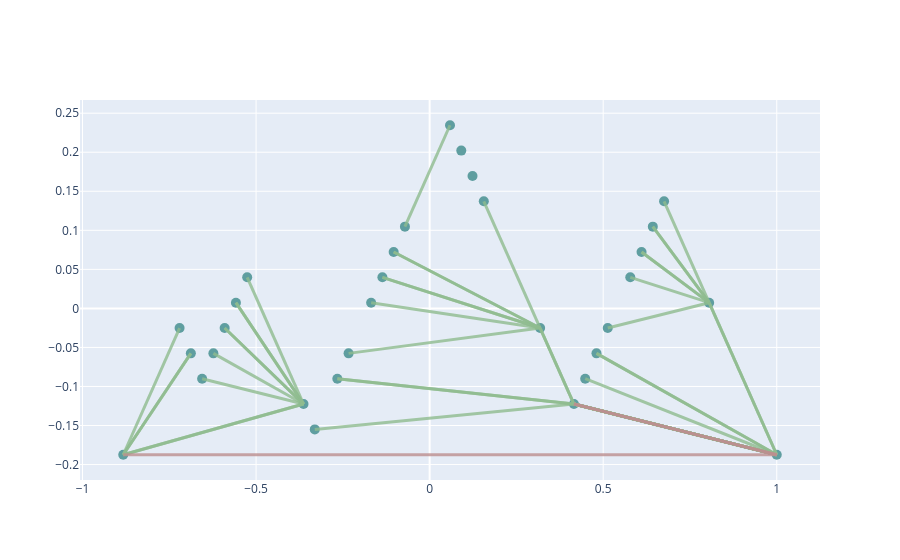
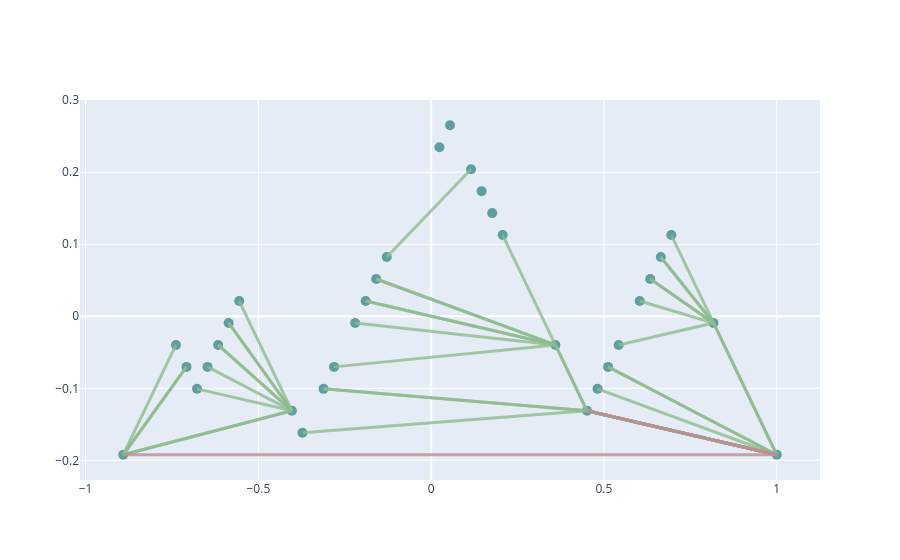

Write notebook code for charts like these, in order.
### Markdown cell above
# Nodes

### Code cell
from pypsa.plot import PlotAccessor

for run in runs:
    print(run)
    plotter = PlotAccessor(n[run])
    plotter.iplot()

### Figure 1 — Plotly figure (JSON) as saved in the notebook; plotly's stock layout.template omitted (floating-point values rounded to 4 significant figures)
{"data": [{"hoverinfo": "text", "marker": {"color": "cadetblue", "size": 10}, "mode": "markers", "opacity": 1, "text": ["Bus CH0 0", "Bus DE0 0", "Bus DE0 1", "Bus EU", "Bus co2 atmosphere", "Bus co2 stored", "Bus co2 sequestered", "Bus CH0 0 H2", "Bus DE0 0 H2", "Bus DE0 1 H2", "Bus CH0 0 battery", "Bus DE0 0 battery", "Bus DE0 1 battery", "Bus CH0 0 EV battery", "Bus DE0 0 EV battery", "Bus DE0 1 EV battery", "Bus CH0 0 urban central heat", "Bus DE0 0 urban central heat", "Bus DE0 1 urban central heat", "Bus CH0 0 low voltage", "Bus DE0 0 low voltage", "Bus DE0 1 low voltage", "Bus CH0 0 home battery", "Bus DE0 0 home battery", "Bus DE0 1 home battery", "Bus CH0 0 rural heat", "Bus CH0 0 urban decentral heat", "Bus DE0 0 rural heat", "Bus DE0 0 urban decentral heat", "Bus DE0 1 rural heat", "Bus DE0 1 urban decentral heat"], "type": "scatter", "x": [-0.8827, 0.4157, 1.0, 0.1236, 0.0911, -0.0712, 0.05864, -0.7204, -0.3309, 0.4482, -0.688, -0.266, 0.4806, -0.6555, -0.2335, 0.5131, -0.623, -0.1686, 0.578, -0.3634, 0.3183, 0.8052, -0.5906, -0.1361, 0.6105, -0.5581, -0.5257, -0.1037, 0.156, 0.6429, 0.6754], "y": [-0.1874, -0.1225, -0.1874, 0.1696, 0.2021, 0.1047, 0.2346, -0.02513, -0.155, -0.09005, -0.05759, -0.09005, -0.05759, -0.09005, -0.05759, -0.02513, -0.05759, 0.00733, 0.03979, -0.1225, -0.02513, 0.00733, -0.02513, 0.03979, 0.07225, 0.00733, 0.03979, 0.07225, 0.1372, 0.1047, 0.1372]}, {"hoverinfo": "text", "marker": {"opacity": 0}, "mode": "markers", "text": ["Link TYNDP2020_2_NEP_DC4", "Link DC31", "Link DC32", "Link DC40", "Link DC40plus", "Link co2 sequestered", "Link CH0 0 H2 Electrolysis", "Link DE0 0 H2 Electrolysis", "Link DE0 1 H2 Electrolysis", "Link CH0 0 battery charger", "Link DE0 0 battery charger", "Link DE0 1 battery charger", "Link CH0 0 battery discharger", "Link DE0 0 battery discharger", "Link DE0 1 battery discharger", "Link CH0 0 BEV charger", "Link DE0 0 BEV charger", "Link DE0 1 BEV charger", "Link CH0 0 urban central air heat pump", "Link DE0 0 urban central air heat pump", "Link DE0 1 urban central air heat pump", "Link CH0 0 electricity distribution grid", "Link DE0 0 electricity distribution grid", "Link DE0 1 electricity distribution grid", "Link CH0 0 home battery charger", "Link DE0 0 home battery charger", "Link DE0 1 home battery charger", "Link CH0 0 home battery discharger", "Link DE0 0 home battery discharger", "Link DE0 1 home battery discharger", "Link TYNDP2020_2_NEP_DC4-reversed", "Link DC31-reversed", "Link DC32-reversed", "Link DC40-reversed", "Link DC40plus-reversed", "Link CH0 0 electricity distribution grid-reversed", "Link DE0 0 electricity distribution grid-reversed", "Link DE0 1 electricity distribution grid-reversed", "Link CH0 0 rural air heat pump", "Link CH0 0 rural ground heat pump", "Link CH0 0 urban decentral air heat pump", "Link DE0 0 rural air heat pump", "Link DE0 0 rural ground heat pump", "Link DE0 0 urban decentral air heat pump", "Link DE0 1 rural air heat pump", "Link DE0 1 rural ground heat pump", "Link DE0 1 urban decentral air heat pump"], "type": "scatter", "x": [0.7079, 0.7079, 0.7079, 0.7079, 0.7079, -0.006283, -0.8016, 0.04241, 0.7241, -0.7853, 0.07487, 0.7403, -0.7853, 0.07487, 0.7403, -0.5094, 0.04241, 0.6592, -0.4932, 0.07487, 0.6916, -0.623, 0.367, 0.9026, -0.477, 0.0911, 0.7079, -0.477, 0.0911, 0.7079, 0.7079, 0.7079, 0.7079, 0.7079, 0.7079, -0.623, 0.367, 0.9026, -0.4607, -0.4607, -0.4445, 0.1073, 0.1073, 0.2372, 0.7241, 0.7241, 0.7403], "y": [-0.155, -0.155, -0.155, -0.155, -0.155, 0.1696, -0.1063, -0.1387, -0.1387, -0.1225, -0.1063, -0.1225, -0.1225, -0.1063, -0.1225, -0.1063, -0.04136, -0.008901, -0.09005, -0.008901, 0.02356, -0.155, -0.07382, -0.09005, -0.07382, 0.00733, 0.03979, -0.07382, 0.00733, 0.03979, -0.155, -0.155, -0.155, -0.155, -0.155, -0.155, -0.07382, -0.09005, -0.05759, -0.05759, -0.04136, 0.02356, 0.02356, 0.05602, 0.05602, 0.05602, 0.07225]}, {"hoverinfo": "text", "marker": {"opacity": 0}, "mode": "markers", "text": ["Line 0", "Line 1", "Line 2"], "type": "scatter", "x": [0.05864, 0.7079, 0.7079], "y": [-0.1874, -0.155, -0.155]}], "layout": {"hovermode": "closest", "shapes": [{"line": {"color": "darkseagreen", "width": 3}, "opacity": 0.8, "type": "line", "x0": 1, "x1": 0.4157, "y0": -0.1874, "y1": -0.1225}, {"line": {"color": "darkseagreen", "width": 3}, "opacity": 0.8, "type": "line", "x0": 1, "x1": 0.4157, "y0": -0.1874, "y1": -0.1225}, {"line": {"color": "darkseagreen", "width": 3}, "opacity": 0.8, "type": "line", "x0": 1, "x1": 0.4157, "y0": -0.1874, "y1": -0.1225}, {"line": {"color": "darkseagreen", "width": 3}, "opacity": 0.8, "type": "line", "x0": 1, "x1": 0.4157, "y0": -0.1874, "y1": -0.1225}, {"line": {"color": "darkseagreen", "width": 3}, "opacity": 0.8, "type": "line", "x0": 1, "x1": 0.4157, "y0": -0.1874, "y1": -0.1225}, {"line": {"color": "darkseagreen", "width": 3}, "opacity": 0.8, "type": "line", "x0": -0.0712, "x1": 0.05864, "y0": 0.1047, "y1": 0.2346}, {"line": {"color": "darkseagreen", "width": 3}, "opacity": 0.8, "type": "line", "x0": -0.8827, "x1": -0.7204, "y0": -0.1874, "y1": -0.02513}, {"line": {"color": "darkseagreen", "width": 3}, "opacity": 0.8, "type": "line", "x0": 0.4157, "x1": -0.3309, "y0": -0.1225, "y1": -0.155}, {"line": {"color": "darkseagreen", "width": 3}, "opacity": 0.8, "type": "line", "x0": 1, "x1": 0.4482, "y0": -0.1874, "y1": -0.09005}, {"line": {"color": "darkseagreen", "width": 3}, "opacity": 0.8, "type": "line", "x0": -0.8827, "x1": -0.688, "y0": -0.1874, "y1": -0.05759}, {"line": {"color": "darkseagreen", "width": 3}, "opacity": 0.8, "type": "line", "x0": 0.4157, "x1": -0.266, "y0": -0.1225, "y1": -0.09005}, {"line": {"color": "darkseagreen", "width": 3}, "opacity": 0.8, "type": "line", "x0": 1, "x1": 0.4806, "y0": -0.1874, "y1": -0.05759}, {"line": {"color": "darkseagreen", "width": 3}, "opacity": 0.8, "type": "line", "x0": -0.688, "x1": -0.8827, "y0": -0.05759, "y1": -0.1874}, {"line": {"color": "darkseagreen", "width": 3}, "opacity": 0.8, "type": "line", "x0": -0.266, "x1": 0.4157, "y0": -0.09005, "y1": -0.1225}, {"line": {"color": "darkseagreen", "width": 3}, "opacity": 0.8, "type": "line", "x0": 0.4806, "x1": 1, "y0": -0.05759, "y1": -0.1874}, {"line": {"color": "darkseagreen", "width": 3}, "opacity": 0.8, "type": "line", "x0": -0.3634, "x1": -0.6555, "y0": -0.1225, "y1": -0.09005}, {"line": {"color": "darkseagreen", "width": 3}, "opacity": 0.8, "type": "line", "x0": 0.3183, "x1": -0.2335, "y0": -0.02513, "y1": -0.05759}, {"line": {"color": "darkseagreen", "width": 3}, "opacity": 0.8, "type": "line", "x0": 0.8052, "x1": 0.5131, "y0": 0.00733, "y1": -0.02513}, {"line": {"color": "darkseagreen", "width": 3}, "opacity": 0.8, "type": "line", "x0": -0.623, "x1": -0.3634, "y0": -0.05759, "y1": -0.1225}, {"line": {"color": "darkseagreen", "width": 3}, "opacity": 0.8, "type": "line", "x0": -0.1686, "x1": 0.3183, "y0": 0.00733, "y1": -0.02513}, {"line": {"color": "darkseagreen", "width": 3}, "opacity": 0.8, "type": "line", "x0": 0.578, "x1": 0.8052, "y0": 0.03979, "y1": 0.00733}, {"line": {"color": "darkseagreen", "width": 3}, "opacity": 0.8, "type": "line", "x0": -0.8827, "x1": -0.3634, "y0": -0.1874, "y1": -0.1225}, {"line": {"color": "darkseagreen", "width": 3}, "opacity": 0.8, "type": "line", "x0": 0.4157, "x1": 0.3183, "y0": -0.1225, "y1": -0.02513}, {"line": {"color": "darkseagreen", "width": 3}, "opacity": 0.8, "type": "line", "x0": 1, "x1": 0.8052, "y0": -0.1874, "y1": 0.00733}, {"line": {"color": "darkseagreen", "width": 3}, "opacity": 0.8, "type": "line", "x0": -0.3634, "x1": -0.5906, "y0": -0.1225, "y1": -0.02513}, {"line": {"color": "darkseagreen", "width": 3}, "opacity": 0.8, "type": "line", "x0": 0.3183, "x1": -0.1361, "y0": -0.02513, "y1": 0.03979}, {"line": {"color": "darkseagreen", "width": 3}, "opacity": 0.8, "type": "line", "x0": 0.8052, "x1": 0.6105, "y0": 0.00733, "y1": 0.07225}, {"line": {"color": "darkseagreen", "width": 3}, "opacity": 0.8, "type": "line", "x0": -0.5906, "x1": -0.3634, "y0": -0.02513, "y1": -0.1225}, {"line": {"color": "darkseagreen", "width": 3}, "opacity": 0.8, "type": "line", "x0": -0.1361, "x1": 0.3183, "y0": 0.03979, "y1": -0.02513}, {"line": {"color": "darkseagreen", "width": 3}, "opacity": 0.8, "type": "line", "x0": 0.6105, "x1": 0.8052, "y0": 0.07225, "y1": 0.00733}, {"line": {"color": "darkseagreen", "width": 3}, "opacity": 0.8, "type": "line", "x0": 0.4157, "x1": 1, "y0": -0.1225, "y1": -0.1874}, {"line": {"color": "darkseagreen", "width": 3}, "opacity": 0.8, "type": "line", "x0": 0.4157, "x1": 1, "y0": -0.1225, "y1": -0.1874}, {"line": {"color": "darkseagreen", "width": 3}, "opacity": 0.8, "type": "line", "x0": 0.4157, "x1": 1, "y0": -0.1225, "y1": -0.1874}, {"line": {"color": "darkseagreen", "width": 3}, "opacity": 0.8, "type": "line", "x0": 0.4157, "x1": 1, "y0": -0.1225, "y1": -0.1874}, {"line": {"color": "darkseagreen", "width": 3}, "opacity": 0.8, "type": "line", "x0": 0.4157, "x1": 1, "y0": -0.1225, "y1": -0.1874}, {"line": {"color": "darkseagreen", "width": 3}, "opacity": 0.8, "type": "line", "x0": -0.3634, "x1": -0.8827, "y0": -0.1225, "y1": -0.1874}, {"line": {"color": "darkseagreen", "width": 3}, "opacity": 0.8, "type": "line", "x0": 0.3183, "x1": 0.4157, "y0": -0.02513, "y1": -0.1225}, {"line": {"color": "darkseagreen", "width": 3}, "opacity": 0.8, "type": "line", "x0": 0.8052, "x1": 1, "y0": 0.00733, "y1": -0.1874}, {"line": {"color": "darkseagreen", "width": 3}, "opacity": 0.8, "type": "line", "x0": -0.5581, "x1": -0.3634, "y0": 0.00733, "y1": -0.1225}, {"line": {"color": "darkseagreen", "width": 3}, "opacity": 0.8, "type": "line", "x0": -0.5581, "x1": -0.3634, "y0": 0.00733, "y1": -0.1225}, {"line": {"color": "darkseagreen", "width": 3}, "opacity": 0.8, "type": "line", "x0": -0.5257, "x1": -0.3634, "y0": 0.03979, "y1": -0.1225}, {"line": {"color": "darkseagreen", "width": 3}, "opacity": 0.8, "type": "line", "x0": -0.1037, "x1": 0.3183, "y0": 0.07225, "y1": -0.02513}, {"line": {"color": "darkseagreen", "width": 3}, "opacity": 0.8, "type": "line", "x0": -0.1037, "x1": 0.3183, "y0": 0.07225, "y1": -0.02513}, {"line": {"color": "darkseagreen", "width": 3}, "opacity": 0.8, "type": "line", "x0": 0.156, "x1": 0.3183, "y0": 0.1372, "y1": -0.02513}, {"line": {"color": "darkseagreen", "width": 3}, "opacity": 0.8, "type": "line", "x0": 0.6429, "x1": 0.8052, "y0": 0.1047, "y1": 0.00733}, {"line": {"color": "darkseagreen", "width": 3}, "opacity": 0.8, "type": "line", "x0": 0.6429, "x1": 0.8052, "y0": 0.1047, "y1": 0.00733}, {"line": {"color": "darkseagreen", "width": 3}, "opacity": 0.8, "type": "line", "x0": 0.6754, "x1": 0.8052, "y0": 0.1372, "y1": 0.00733}, {"line": {"color": "rosybrown", "width": 3}, "opacity": 0.8, "type": "line", "x0": -0.8827, "x1": 1, "y0": -0.1874, "y1": -0.1874}, {"line": {"color": "rosybrown", "width": 3}, "opacity": 0.8, "type": "line", "x0": 0.4157, "x1": 1, "y0": -0.1225, "y1": -0.1874}, {"line": {"color": "rosybrown", "width": 3}, "opacity": 0.8, "type": "line", "x0": 0.4157, "x1": 1, "y0": -0.1225, "y1": -0.1874}], "showlegend": false, "title": {"text": ""}}}

### Figure 2 — Plotly figure (JSON) as saved in the notebook; plotly's stock layout.template omitted (floating-point values rounded to 4 significant figures)
{"data": [{"hoverinfo": "text", "marker": {"color": "cadetblue", "size": 10}, "mode": "markers", "opacity": 1, "text": ["Bus CH0 0", "Bus DE0 0", "Bus DE0 1", "Bus EU", "Bus co2 atmosphere", "Bus co2 stored", "Bus co2 sequestered", "Bus CH0 0 H2", "Bus DE0 0 H2", "Bus DE0 1 H2", "Bus CH0 0 battery", "Bus DE0 0 battery", "Bus DE0 1 battery", "Bus CH0 0 EV battery", "Bus DE0 0 EV battery", "Bus DE0 1 EV battery", "Bus CH0 0 urban central heat", "Bus DE0 0 urban central heat", "Bus DE0 1 urban central heat", "Bus EU biogas", "Bus EU solid biomass", "Bus CH0 0 low voltage", "Bus DE0 0 low voltage", "Bus DE0 1 low voltage", "Bus CH0 0 home battery", "Bus DE0 0 home battery", "Bus DE0 1 home battery", "Bus CH0 0 rural heat", "Bus CH0 0 urban decentral heat", "Bus DE0 0 rural heat", "Bus DE0 0 urban decentral heat", "Bus DE0 1 rural heat", "Bus DE0 1 urban decentral heat"], "type": "scatter", "x": [-0.8909, 0.451, 1.0, 0.1765, 0.146, -0.1285, 0.1155, -0.7384, -0.3725, 0.4815, -0.7079, -0.3115, 0.512, -0.6774, -0.281, 0.5425, -0.647, -0.22, 0.6035, 0.05453, 0.02403, -0.403, 0.3595, 0.817, -0.6165, -0.1895, 0.634, -0.586, -0.5555, -0.159, 0.207, 0.6645, 0.695], "y": [-0.1922, -0.1312, -0.1922, 0.1433, 0.1738, 0.08226, 0.2043, -0.03974, -0.1617, -0.1007, -0.07024, -0.1007, -0.07024, -0.1007, -0.07024, -0.03974, -0.07024, -0.009242, 0.02126, 0.2652, 0.2348, -0.1312, -0.03974, -0.009242, -0.03974, 0.02126, 0.05176, -0.009242, 0.02126, 0.05176, 0.1128, 0.08226, 0.1128]}, {"hoverinfo": "text", "marker": {"opacity": 0}, "mode": "markers", "text": ["Link TYNDP2020_2_NEP_DC4", "Link DC31", "Link DC32", "Link DC40", "Link DC40plus", "Link co2 sequestered", "Link CH0 0 H2 Electrolysis", "Link DE0 0 H2 Electrolysis", "Link DE0 1 H2 Electrolysis", "Link CH0 0 battery charger", "Link DE0 0 battery charger", "Link DE0 1 battery charger", "Link CH0 0 battery discharger", "Link DE0 0 battery discharger", "Link DE0 1 battery discharger", "Link CH0 0 BEV charger", "Link DE0 0 BEV charger", "Link DE0 1 BEV charger", "Link CH0 0 urban central air heat pump", "Link DE0 0 urban central air heat pump", "Link DE0 1 urban central air heat pump", "Link CH0 0 electricity distribution grid", "Link DE0 0 electricity distribution grid", "Link DE0 1 electricity distribution grid", "Link CH0 0 home battery charger", "Link DE0 0 home battery charger", "Link DE0 1 home battery charger", "Link CH0 0 home battery discharger", "Link DE0 0 home battery discharger", "Link DE0 1 home battery discharger", "Link TYNDP2020_2_NEP_DC4-reversed", "Link DC31-reversed", "Link DC32-reversed", "Link DC40-reversed", "Link DC40plus-reversed", "Link CH0 0 electricity distribution grid-reversed", "Link DE0 0 electricity distribution grid-reversed", "Link DE0 1 electricity distribution grid-reversed", "Link CH0 0 rural air heat pump", "Link CH0 0 rural ground heat pump", "Link CH0 0 urban decentral air heat pump", "Link DE0 0 rural air heat pump", "Link DE0 0 rural ground heat pump", "Link DE0 0 urban decentral air heat pump", "Link DE0 1 rural air heat pump", "Link DE0 1 rural ground heat pump", "Link DE0 1 urban decentral air heat pump"], "type": "scatter", "x": [0.7255, 0.7255, 0.7255, 0.7255, 0.7255, -0.00647, -0.8147, 0.03928, 0.7408, -0.7994, 0.06978, 0.756, -0.7994, 0.06978, 0.756, -0.5402, 0.03928, 0.6798, -0.525, 0.06978, 0.7103, -0.647, 0.4053, 0.9085, -0.5097, 0.08503, 0.7255, -0.5097, 0.08503, 0.7255, 0.7255, 0.7255, 0.7255, 0.7255, 0.7255, -0.647, 0.4053, 0.9085, -0.4945, -0.4945, -0.4792, 0.1003, 0.1003, 0.2833, 0.7408, 0.7408, 0.756], "y": [-0.1617, -0.1617, -0.1617, -0.1617, -0.1617, 0.1433, -0.116, -0.1465, -0.1465, -0.1312, -0.116, -0.1312, -0.1312, -0.116, -0.1312, -0.116, -0.05499, -0.02449, -0.1007, -0.02449, 0.006007, -0.1617, -0.08549, -0.1007, -0.08549, -0.009242, 0.02126, -0.08549, -0.009242, 0.02126, -0.1617, -0.1617, -0.1617, -0.1617, -0.1617, -0.1617, -0.08549, -0.1007, -0.07024, -0.07024, -0.05499, 0.006007, 0.006007, 0.03651, 0.03651, 0.03651, 0.05176]}, {"hoverinfo": "text", "marker": {"opacity": 0}, "mode": "markers", "text": ["Line 0", "Line 1", "Line 2"], "type": "scatter", "x": [0.05453, 0.7255, 0.7255], "y": [-0.1922, -0.1617, -0.1617]}], "layout": {"hovermode": "closest", "shapes": [{"line": {"color": "darkseagreen", "width": 3}, "opacity": 0.8, "type": "line", "x0": 1, "x1": 0.451, "y0": -0.1922, "y1": -0.1312}, {"line": {"color": "darkseagreen", "width": 3}, "opacity": 0.8, "type": "line", "x0": 1, "x1": 0.451, "y0": -0.1922, "y1": -0.1312}, {"line": {"color": "darkseagreen", "width": 3}, "opacity": 0.8, "type": "line", "x0": 1, "x1": 0.451, "y0": -0.1922, "y1": -0.1312}, {"line": {"color": "darkseagreen", "width": 3}, "opacity": 0.8, "type": "line", "x0": 1, "x1": 0.451, "y0": -0.1922, "y1": -0.1312}, {"line": {"color": "darkseagreen", "width": 3}, "opacity": 0.8, "type": "line", "x0": 1, "x1": 0.451, "y0": -0.1922, "y1": -0.1312}, {"line": {"color": "darkseagreen", "width": 3}, "opacity": 0.8, "type": "line", "x0": -0.1285, "x1": 0.1155, "y0": 0.08226, "y1": 0.2043}, {"line": {"color": "darkseagreen", "width": 3}, "opacity": 0.8, "type": "line", "x0": -0.8909, "x1": -0.7384, "y0": -0.1922, "y1": -0.03974}, {"line": {"color": "darkseagreen", "width": 3}, "opacity": 0.8, "type": "line", "x0": 0.451, "x1": -0.3725, "y0": -0.1312, "y1": -0.1617}, {"line": {"color": "darkseagreen", "width": 3}, "opacity": 0.8, "type": "line", "x0": 1, "x1": 0.4815, "y0": -0.1922, "y1": -0.1007}, {"line": {"color": "darkseagreen", "width": 3}, "opacity": 0.8, "type": "line", "x0": -0.8909, "x1": -0.7079, "y0": -0.1922, "y1": -0.07024}, {"line": {"color": "darkseagreen", "width": 3}, "opacity": 0.8, "type": "line", "x0": 0.451, "x1": -0.3115, "y0": -0.1312, "y1": -0.1007}, {"line": {"color": "darkseagreen", "width": 3}, "opacity": 0.8, "type": "line", "x0": 1, "x1": 0.512, "y0": -0.1922, "y1": -0.07024}, {"line": {"color": "darkseagreen", "width": 3}, "opacity": 0.8, "type": "line", "x0": -0.7079, "x1": -0.8909, "y0": -0.07024, "y1": -0.1922}, {"line": {"color": "darkseagreen", "width": 3}, "opacity": 0.8, "type": "line", "x0": -0.3115, "x1": 0.451, "y0": -0.1007, "y1": -0.1312}, {"line": {"color": "darkseagreen", "width": 3}, "opacity": 0.8, "type": "line", "x0": 0.512, "x1": 1, "y0": -0.07024, "y1": -0.1922}, {"line": {"color": "darkseagreen", "width": 3}, "opacity": 0.8, "type": "line", "x0": -0.403, "x1": -0.6774, "y0": -0.1312, "y1": -0.1007}, {"line": {"color": "darkseagreen", "width": 3}, "opacity": 0.8, "type": "line", "x0": 0.3595, "x1": -0.281, "y0": -0.03974, "y1": -0.07024}, {"line": {"color": "darkseagreen", "width": 3}, "opacity": 0.8, "type": "line", "x0": 0.817, "x1": 0.5425, "y0": -0.009242, "y1": -0.03974}, {"line": {"color": "darkseagreen", "width": 3}, "opacity": 0.8, "type": "line", "x0": -0.647, "x1": -0.403, "y0": -0.07024, "y1": -0.1312}, {"line": {"color": "darkseagreen", "width": 3}, "opacity": 0.8, "type": "line", "x0": -0.22, "x1": 0.3595, "y0": -0.009242, "y1": -0.03974}, {"line": {"color": "darkseagreen", "width": 3}, "opacity": 0.8, "type": "line", "x0": 0.6035, "x1": 0.817, "y0": 0.02126, "y1": -0.009242}, {"line": {"color": "darkseagreen", "width": 3}, "opacity": 0.8, "type": "line", "x0": -0.8909, "x1": -0.403, "y0": -0.1922, "y1": -0.1312}, {"line": {"color": "darkseagreen", "width": 3}, "opacity": 0.8, "type": "line", "x0": 0.451, "x1": 0.3595, "y0": -0.1312, "y1": -0.03974}, {"line": {"color": "darkseagreen", "width": 3}, "opacity": 0.8, "type": "line", "x0": 1, "x1": 0.817, "y0": -0.1922, "y1": -0.009242}, {"line": {"color": "darkseagreen", "width": 3}, "opacity": 0.8, "type": "line", "x0": -0.403, "x1": -0.6165, "y0": -0.1312, "y1": -0.03974}, {"line": {"color": "darkseagreen", "width": 3}, "opacity": 0.8, "type": "line", "x0": 0.3595, "x1": -0.1895, "y0": -0.03974, "y1": 0.02126}, {"line": {"color": "darkseagreen", "width": 3}, "opacity": 0.8, "type": "line", "x0": 0.817, "x1": 0.634, "y0": -0.009242, "y1": 0.05176}, {"line": {"color": "darkseagreen", "width": 3}, "opacity": 0.8, "type": "line", "x0": -0.6165, "x1": -0.403, "y0": -0.03974, "y1": -0.1312}, {"line": {"color": "darkseagreen", "width": 3}, "opacity": 0.8, "type": "line", "x0": -0.1895, "x1": 0.3595, "y0": 0.02126, "y1": -0.03974}, {"line": {"color": "darkseagreen", "width": 3}, "opacity": 0.8, "type": "line", "x0": 0.634, "x1": 0.817, "y0": 0.05176, "y1": -0.009242}, {"line": {"color": "darkseagreen", "width": 3}, "opacity": 0.8, "type": "line", "x0": 0.451, "x1": 1, "y0": -0.1312, "y1": -0.1922}, {"line": {"color": "darkseagreen", "width": 3}, "opacity": 0.8, "type": "line", "x0": 0.451, "x1": 1, "y0": -0.1312, "y1": -0.1922}, {"line": {"color": "darkseagreen", "width": 3}, "opacity": 0.8, "type": "line", "x0": 0.451, "x1": 1, "y0": -0.1312, "y1": -0.1922}, {"line": {"color": "darkseagreen", "width": 3}, "opacity": 0.8, "type": "line", "x0": 0.451, "x1": 1, "y0": -0.1312, "y1": -0.1922}, {"line": {"color": "darkseagreen", "width": 3}, "opacity": 0.8, "type": "line", "x0": 0.451, "x1": 1, "y0": -0.1312, "y1": -0.1922}, {"line": {"color": "darkseagreen", "width": 3}, "opacity": 0.8, "type": "line", "x0": -0.403, "x1": -0.8909, "y0": -0.1312, "y1": -0.1922}, {"line": {"color": "darkseagreen", "width": 3}, "opacity": 0.8, "type": "line", "x0": 0.3595, "x1": 0.451, "y0": -0.03974, "y1": -0.1312}, {"line": {"color": "darkseagreen", "width": 3}, "opacity": 0.8, "type": "line", "x0": 0.817, "x1": 1, "y0": -0.009242, "y1": -0.1922}, {"line": {"color": "darkseagreen", "width": 3}, "opacity": 0.8, "type": "line", "x0": -0.586, "x1": -0.403, "y0": -0.009242, "y1": -0.1312}, {"line": {"color": "darkseagreen", "width": 3}, "opacity": 0.8, "type": "line", "x0": -0.586, "x1": -0.403, "y0": -0.009242, "y1": -0.1312}, {"line": {"color": "darkseagreen", "width": 3}, "opacity": 0.8, "type": "line", "x0": -0.5555, "x1": -0.403, "y0": 0.02126, "y1": -0.1312}, {"line": {"color": "darkseagreen", "width": 3}, "opacity": 0.8, "type": "line", "x0": -0.159, "x1": 0.3595, "y0": 0.05176, "y1": -0.03974}, {"line": {"color": "darkseagreen", "width": 3}, "opacity": 0.8, "type": "line", "x0": -0.159, "x1": 0.3595, "y0": 0.05176, "y1": -0.03974}, {"line": {"color": "darkseagreen", "width": 3}, "opacity": 0.8, "type": "line", "x0": 0.207, "x1": 0.3595, "y0": 0.1128, "y1": -0.03974}, {"line": {"color": "darkseagreen", "width": 3}, "opacity": 0.8, "type": "line", "x0": 0.6645, "x1": 0.817, "y0": 0.08226, "y1": -0.009242}, {"line": {"color": "darkseagreen", "width": 3}, "opacity": 0.8, "type": "line", "x0": 0.6645, "x1": 0.817, "y0": 0.08226, "y1": -0.009242}, {"line": {"color": "darkseagreen", "width": 3}, "opacity": 0.8, "type": "line", "x0": 0.695, "x1": 0.817, "y0": 0.1128, "y1": -0.009242}, {"line": {"color": "rosybrown", "width": 3}, "opacity": 0.8, "type": "line", "x0": -0.8909, "x1": 1, "y0": -0.1922, "y1": -0.1922}, {"line": {"color": "rosybrown", "width": 3}, "opacity": 0.8, "type": "line", "x0": 0.451, "x1": 1, "y0": -0.1312, "y1": -0.1922}, {"line": {"color": "rosybrown", "width": 3}, "opacity": 0.8, "type": "line", "x0": 0.451, "x1": 1, "y0": -0.1312, "y1": -0.1922}], "showlegend": false, "title": {"text": ""}}}
